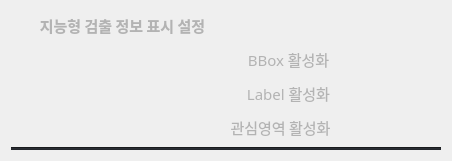
                         <widget class="QWidget" name="widget_13" native="true">
                          <layout class="QVBoxLayout" name="verticalLayout_51">
                           <item>
                            <layout class="QHBoxLayout" name="horizontalLayout_61">
                             <item>
                              <spacer name="horizontalSpacer_51">
                               <property name="orientation">
                                <enum>Qt::Orientation::Horizontal</enum>
                               </property>
                               <property name="sizeType">
                                <enum>QSizePolicy::Policy::Fixed</enum>
                               </property>
                               <property name="sizeHint" stdset="0">
                                <size>
                                 <width>13</width>
                                 <height>20</height>
                                </size>
                               </property>
                              </spacer>
                             </item>
                             <item>
                              <widget class="QLabel" name="setting_detect_info_label">
                               <property name="minimumSize">
                                <size>
                                 <width>197</width>
                                 <height>28</height>
                                </size>
                               </property>
                               <property name="maximumSize">
                                <size>
                                 <width>9999</width>
                                 <height>28</height>
                                </size>
                               </property>
                               <property name="font">
                                <font>
                                 <family>Sans</family>
                                 <pointsize>11</pointsize>
                                 <bold>true</bold>
                                </font>
                               </property>
                               <property name="styleSheet">
                                <string notr="true">color: rgb(179,179,179);
background-color: rgba(255, 255, 255, 0);</string>
                               </property>
                               <property name="text">
                                <string>지능형 검출 정보 표시 설정</string>
                               </property>
                               <property name="alignment">
                                <set>Qt::AlignmentFlag::AlignCenter</set>
                               </property>
                              </widget>
                             </item>
                             <item>
                              <spacer name="horizontalSpacer_32">
                               <property name="orientation">
                                <enum>Qt::Orientation::Horizontal</enum>
                               </property>
                               <property name="sizeHint" stdset="0">
                                <size>
                                 <width>40</width>
                                 <height>20</height>
                                </size>
                               </property>
                              </spacer>
                             </item>
                            </layout>
                           </item>
                           <item>
                            <layout class="QHBoxLayout" name="horizontalLayout_76">
                             <item>
                              <spacer name="horizontalSpacer_34">
                               <property name="orientation">
                                <enum>Qt::Orientation::Horizontal</enum>
                               </property>
                               <property name="sizeType">
                                <enum>QSizePolicy::Policy::Fixed</enum>
                               </property>
                               <property name="sizeHint" stdset="0">
                                <size>
                                 <width>232</width>
                                 <height>20</height>
                                </size>
                               </property>
                              </spacer>
                             </item>
                             <item>
                              <widget class="QLabel" name="setting_detect_bbox_active_label">
                               <property name="minimumSize">
                                <size>
                                 <width>91</width>
                                 <height>28</height>
                                </size>
                               </property>
                               <property name="maximumSize">
                                <size>
                                 <width>91</width>
                                 <height>28</height>
                                </size>
                               </property>
                               <property name="font">
                                <font>
                                 <family>Sans</family>
                                 <pointsize>11</pointsize>
                                </font>
                               </property>
                               <property name="styleSheet">
                                <string notr="true">color: rgb(179,179,179);
background-color: rgba(255, 255, 255, 0);</string>
                               </property>
                               <property name="text">
                                <string>BBox 활성화</string>
                               </property>
                               <property name="alignment">
                                <set>Qt::AlignmentFlag::AlignCenter</set>
                               </property>
                              </widget>
                             </item>
                             <item>
                              <widget class="QPushButton" name="setting_detect_bbox_active_bnt">
                               <property name="minimumSize">
                                <size>
                                 <width>61</width>
                                 <height>25</height>
                                </size>
                               </property>
                               <property name="maximumSize">
                                <size>
                                 <width>61</width>
                                 <height>25</height>
                                </size>
                               </property>
                               <property name="styleSheet">
                                <string notr="true">QPushButton {
    background-color: transparent;
    border: none;
    padding: 0px; /* 패딩도 0으로 설정 */
    outline: none;
}

/* hover, pressed 상태에도 아무 효과 없음 */
QPushButton:hover {
    background-color: transparent;
    border: none;
}

QPushButton:pressed {
    background-color: transparent;
    border: none;
}</string>
                               </property>
                               <property name="text">
                                <string/>
                               </property>
                               <property name="icon">
                                <iconset resource="../resourece.qrc">
                                 <normaloff>:/ui/ui/images/icon-switch-off.png</normaloff>
                                 <normalon>:/ui/ui/images/icon-switch-on.png</normalon>
                                 <selectedoff>:/ui/ui/images/icon-switch-off.png</selectedoff>
                                 <selectedon>:/ui/ui/images/icon-switch-on.png</selectedon>:/ui/ui/images/icon-switch-off.png</iconset>
                               </property>
                               <property name="iconSize">
                                <size>
                                 <width>55</width>
                                 <height>103</height>
                                </size>
                               </property>
                               <property name="checkable">
                                <bool>true</bool>
                               </property>
                              </widget>
                             </item>
                             <item>
                              <spacer name="horizontalSpacer_35">
                               <property name="orientation">
                                <enum>Qt::Orientation::Horizontal</enum>
                               </property>
                               <property name="sizeHint" stdset="0">
                                <size>
                                 <width>40</width>
                                 <height>20</height>
                                </size>
                               </property>
                              </spacer>
                             </item>
                            </layout>
                           </item>
                           <item>
                            <layout class="QHBoxLayout" name="horizontalLayout_77">
                             <item>
                              <spacer name="horizontalSpacer_107">
                               <property name="orientation">
                                <enum>Qt::Orientation::Horizontal</enum>
                               </property>
                               <property name="sizeType">
                                <enum>QSizePolicy::Policy::Fixed</enum>
                               </property>
                               <property name="sizeHint" stdset="0">
                                <size>
                                 <width>232</width>
                                 <height>20</height>
                                </size>
                               </property>
                              </spacer>
                             </item>
                             <item>
                              <widget class="QLabel" name="setting_detect_label_active_label">
                               <property name="minimumSize">
                                <size>
                                 <width>91</width>
                                 <height>28</height>
                                </size>
                               </property>
                               <property name="maximumSize">
                                <size>
                                 <width>91</width>
                                 <height>28</height>
                                </size>
                               </property>
                               <property name="font">
                                <font>
                                 <family>Sans</family>
                                 <pointsize>11</pointsize>
                                </font>
                               </property>
                               <property name="styleSheet">
                                <string notr="true">color: rgb(179,179,179);
background-color: rgba(255, 255, 255, 0);</string>
                               </property>
                               <property name="text">
                                <string>Label 활성화</string>
                               </property>
                               <property name="alignment">
                                <set>Qt::AlignmentFlag::AlignCenter</set>
                               </property>
                              </widget>
                             </item>
                             <item>
                              <widget class="QPushButton" name="setting_detect_label_active_bnt">
                               <property name="minimumSize">
                                <size>
                                 <width>61</width>
                                 <height>25</height>
                                </size>
                               </property>
                               <property name="maximumSize">
                                <size>
                                 <width>61</width>
                                 <height>25</height>
                                </size>
                               </property>
                               <property name="styleSheet">
                                <string notr="true">QPushButton {
    background-color: transparent;
    border: none;
    padding: 0px; /* 패딩도 0으로 설정 */
    outline: none;
}

/* hover, pressed 상태에도 아무 효과 없음 */
QPushButton:hover {
    background-color: transparent;
    border: none;
}

QPushButton:pressed {
    background-color: transparent;
    border: none;
}</string>
                               </property>
                               <property name="text">
                                <string/>
                               </property>
                               <property name="icon">
                                <iconset resource="../resourece.qrc">
                                 <normaloff>:/ui/ui/images/icon-switch-off.png</normaloff>
                                 <normalon>:/ui/ui/images/icon-switch-on.png</normalon>
                                 <selectedoff>:/ui/ui/images/icon-switch-off.png</selectedoff>
                                 <selectedon>:/ui/ui/images/icon-switch-on.png</selectedon>:/ui/ui/images/icon-switch-off.png</iconset>
                               </property>
                               <property name="iconSize">
                                <size>
                                 <width>55</width>
                                 <height>103</height>
                                </size>
                               </property>
                               <property name="checkable">
                                <bool>true</bool>
                               </property>
                              </widget>
                             </item>
                             <item>
                              <spacer name="horizontalSpacer_108">
                               <property name="orientation">
                                <enum>Qt::Orientation::Horizontal</enum>
                               </property>
                               <property name="sizeHint" stdset="0">
                                <size>
                                 <width>40</width>
                                 <height>20</height>
                                </size>
                               </property>
                              </spacer>
                             </item>
                            </layout>
                           </item>
                           <item>
                            <layout class="QHBoxLayout" name="horizontalLayout_78">
                             <item>
                              <spacer name="horizontalSpacer_109">
                               <property name="orientation">
                                <enum>Qt::Orientation::Horizontal</enum>
                               </property>
                               <property name="sizeType">
                                <enum>QSizePolicy::Policy::Fixed</enum>
                               </property>
                               <property name="sizeHint" stdset="0">
                                <size>
                                 <width>216</width>
                                 <height>20</height>
                                </size>
                               </property>
                              </spacer>
                             </item>
                             <item>
                              <widget class="QLabel" name="setting_detect_roi_active_label">
                               <property name="minimumSize">
                                <size>
                                 <width>107</width>
                                 <height>28</height>
                                </size>
                               </property>
                               <property name="maximumSize">
                                <size>
                                 <width>117</width>
                                 <height>28</height>
                                </size>
                               </property>
                               <property name="font">
                                <font>
                                 <family>Sans</family>
                                 <pointsize>11</pointsize>
                                </font>
                               </property>
                               <property name="styleSheet">
                                <string notr="true">color: rgb(179,179,179);
background-color: rgba(255, 255, 255, 0);</string>
                               </property>
                               <property name="text">
                                <string>관심영역 활성화</string>
                               </property>
                               <property name="alignment">
                                <set>Qt::AlignmentFlag::AlignCenter</set>
                               </property>
                              </widget>
                             </item>
                             <item>
                              <widget class="QPushButton" name="setting_detect_roi_active_bnt">
                               <property name="minimumSize">
                                <size>
                                 <width>61</width>
                                 <height>25</height>
                                </size>
                               </property>
                               <property name="maximumSize">
                                <size>
                                 <width>61</width>
                                 <height>25</height>
                                </size>
                               </property>
                               <property name="styleSheet">
                                <string notr="true">QPushButton {
    background-color: transparent;
    border: none;
    padding: 0px; /* 패딩도 0으로 설정 */
    outline: none;
}

/* hover, pressed 상태에도 아무 효과 없음 */
QPushButton:hover {
    background-color: transparent;
    border: none;
}

QPushButton:pressed {
    background-color: transparent;
    border: none;
}</string>
                               </property>
                               <property name="text">
                                <string/>
                               </property>
                               <property name="icon">
                                <iconset resource="../resourece.qrc">
                                 <normaloff>:/ui/ui/images/icon-switch-off.png</normaloff>
                                 <normalon>:/ui/ui/images/icon-switch-on.png</normalon>
                                 <selectedoff>:/ui/ui/images/icon-switch-off.png</selectedoff>
                                 <selectedon>:/ui/ui/images/icon-switch-on.png</selectedon>:/ui/ui/images/icon-switch-off.png</iconset>
                               </property>
                               <property name="iconSize">
                                <size>
                                 <width>55</width>
                                 <height>103</height>
                                </size>
                               </property>
                               <property name="checkable">
                                <bool>true</bool>
                               </property>
                              </widget>
                             </item>
                             <item>
                              <spacer name="horizontalSpacer_110">
                               <property name="orientation">
                                <enum>Qt::Orientation::Horizontal</enum>
                               </property>
                               <property name="sizeHint" stdset="0">
                                <size>
                                 <width>38</width>
                                 <height>25</height>
                                </size>
                               </property>
                              </spacer>
                             </item>
                            </layout>
                           </item>
                           <item>
                            <widget class="Line" name="setting_partion_6">
                             <property name="sizePolicy">
                              <sizepolicy hsizetype="Fixed" vsizetype="Fixed">
                               <horstretch>0</horstretch>
                               <verstretch>0</verstretch>
                              </sizepolicy>
                             </property>
                             <property name="minimumSize">
                              <size>
                               <width>246</width>
                               <height>3</height>
                              </size>
                             </property>
                             <property name="maximumSize">
                              <size>
                               <width>434</width>
                               <height>3</height>
                              </size>
                             </property>
                             <property name="font">
                              <font>
                               <family>Sans</family>
                               <pointsize>5</pointsize>
                               <strikeout>false</strikeout>
                              </font>
                             </property>
                             <property name="contextMenuPolicy">
                              <enum>Qt::ContextMenuPolicy::NoContextMenu</enum>
                             </property>
                             <property name="autoFillBackground">
                              <bool>false</bool>
                             </property>
                             <property name="styleSheet">
                              <string notr="true">background-color: rgb(36, 39, 44)</string>
                             </property>
                             <property name="orientation">
                              <enum>Qt::Orientation::Horizontal</enum>
                             </property>
                            </widget>
                           </item>
                          </layout>
                         </widget>
